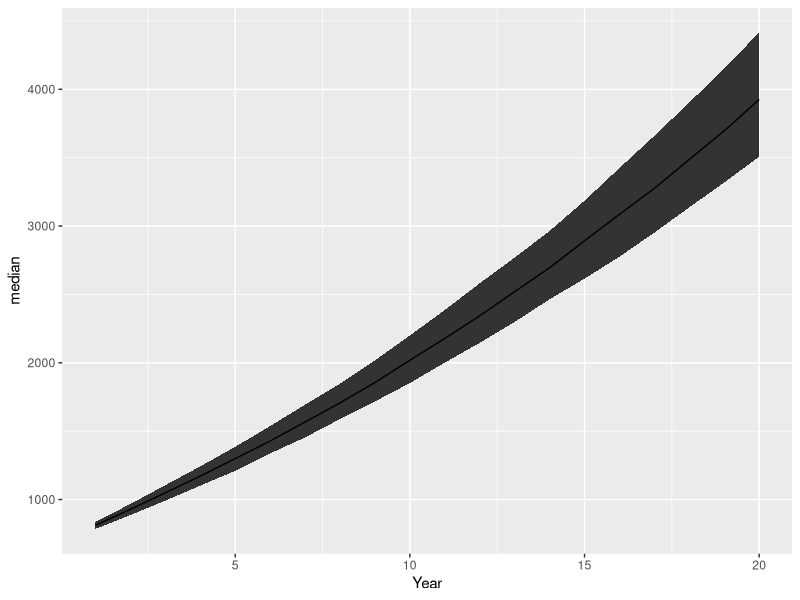

Reproduce this figure in R.
### Simulations of Annual portfolio returns
library(tidyverse)
library(ggplot2)


NUM_YEARS <- 20
INITIAL_PORTFOLIO_VALUE <- 700
YEARLY_INVESTMENT <- 80
NUM_SIMULATIONS <- 2000

####
#Annual return

for (SIM in 1:NUM_SIMULATIONS){
  yearly.return <-rnorm(NUM_YEARS,  mean = .04, sd = .05)
  
if(SIM == 1){
  
portfolio_values <- data.frame("Year" = 1:NUM_YEARS, "Value" = numeric(NUM_YEARS),
                               "SIM" = rep(1, NUM_YEARS),
                               "YRRate" = yearly.return,
                               "Invested" = numeric(NUM_YEARS))
}else{
  portfolio_values <- rbind(portfolio_values,
                          data.frame("Year" = 1:NUM_YEARS, "Value" = numeric(NUM_YEARS),
                                  "SIM" = rep(SIM, NUM_YEARS),
                                  "YRRate" = yearly.return,
                                  "Invested" = numeric(NUM_YEARS)))        
}


portfolio_value <- INITIAL_PORTFOLIO_VALUE

for (year in 1:NUM_YEARS){
  portfolio_value <- portfolio_value + YEARLY_INVESTMENT
  portfolio_value <- portfolio_value * (1 + portfolio_values[which(portfolio_values$Year == year &
                                                              portfolio_values$SIM == SIM) , "YRRate"])

  
  portfolio_values[which(portfolio_values$Year == year &
                          portfolio_values$SIM == SIM), "Value"] <- portfolio_value

  
  
  if(year == 1){
    portfolio_values[which(portfolio_values$Year == year &
                             portfolio_values$SIM == SIM), "Invested"] <- INITIAL_PORTFOLIO_VALUE + YEARLY_INVESTMENT
  }else{
    portfolio_values[which(portfolio_values$Year == year &
                             portfolio_values$SIM == SIM), "Invested"] <- YEARLY_INVESTMENT + portfolio_values[which(portfolio_values$Year == (year - 1) &
                                                                                      portfolio_values$SIM == SIM),"Invested"]
  }
  
  
}

print(SIM)

}


### Summary Statistics

distribution.stats <- portfolio_values %>%
  group_by(Year) %>%
  summarize(max95 = quantile(Value, prob = .95), 
            q3 = quantile(Value, prob = .75),
            median = median(Value), 
            q1 = quantile(Value, prob = .25),
            min95 = quantile(Value, prob = .05))

ggplot(distribution.stats, aes(x = Year, y = median, group = SIM)) +
  geom_ribbon(aes(ymin = q1, ymax = q3))+
  geom_line(show.legend = FALSE)

